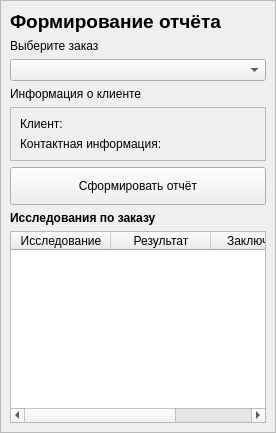
                   <widget class="QFrame" name="reportCreationFrame">
                    <property name="frameShape">
                     <enum>QFrame::StyledPanel</enum>
                    </property>
                    <property name="frameShadow">
                     <enum>QFrame::Raised</enum>
                    </property>
                    <layout class="QVBoxLayout" name="verticalLayout_27">
                     <property name="leftMargin">
                      <number>9</number>
                     </property>
                     <property name="topMargin">
                      <number>9</number>
                     </property>
                     <property name="rightMargin">
                      <number>9</number>
                     </property>
                     <property name="bottomMargin">
                      <number>9</number>
                     </property>
                     <item>
                      <widget class="QLabel" name="lblReportsCreationTitle">
                       <property name="font">
                        <font>
                         <pointsize>14</pointsize>
                         <weight>75</weight>
                         <bold>true</bold>
                        </font>
                       </property>
                       <property name="text">
                        <string>Формирование отчёта</string>
                       </property>
                      </widget>
                     </item>
                     <item>
                      <widget class="QLabel" name="lblReportOrder">
                       <property name="text">
                        <string>Выберите заказ</string>
                       </property>
                      </widget>
                     </item>
                     <item>
                      <widget class="QComboBox" name="comboreportsOrder">
                       <property name="minimumSize">
                        <size>
                         <width>35</width>
                         <height>0</height>
                        </size>
                       </property>
                      </widget>
                     </item>
                     <item>
                      <widget class="QLabel" name="lblReportsClientTitle">
                       <property name="text">
                        <string>Информация о клиенте</string>
                       </property>
                      </widget>
                     </item>
                     <item>
                      <widget class="QFrame" name="reportClientInfoFrame">
                       <property name="frameShape">
                        <enum>QFrame::StyledPanel</enum>
                       </property>
                       <property name="frameShadow">
                        <enum>QFrame::Raised</enum>
                       </property>
                       <layout class="QVBoxLayout" name="verticalLayout_38">
                        <item>
                         <widget class="QLabel" name="lblReportClientTitle">
                          <property name="text">
                           <string>Клиент:</string>
                          </property>
                         </widget>
                        </item>
                        <item>
                         <widget class="QLabel" name="lblReportClientName">
                          <property name="text">
                           <string>Контактная информация:</string>
                          </property>
                         </widget>
                        </item>
                       </layout>
                      </widget>
                     </item>
                     <item>
                      <widget class="QPushButton" name="btnCreateReport">
                       <property name="minimumSize">
                        <size>
                         <width>0</width>
                         <height>38</height>
                        </size>
                       </property>
                       <property name="maximumSize">
                        <size>
                         <width>300</width>
                         <height>16777215</height>
                        </size>
                       </property>
                       <property name="cursor">
                        <cursorShape>PointingHandCursor</cursorShape>
                       </property>
                       <property name="text">
                        <string>Сформировать отчёт</string>
                       </property>
                       <property name="autoExclusive">
                        <bool>false</bool>
                       </property>
                      </widget>
                     </item>
                     <item>
                      <widget class="QLabel" name="lblReportResearchTitle">
                       <property name="font">
                        <font>
                         <weight>75</weight>
                         <bold>true</bold>
                        </font>
                       </property>
                       <property name="text">
                        <string>Исследования по заказу</string>
                       </property>
                      </widget>
                     </item>
                     <item>
                      <widget class="QTableWidget" name="tableReportResearch">
                       <property name="editTriggers">
                        <set>QAbstractItemView::NoEditTriggers</set>
                       </property>
                       <property name="alternatingRowColors">
                        <bool>true</bool>
                       </property>
                       <property name="selectionBehavior">
                        <enum>QAbstractItemView::SelectRows</enum>
                       </property>
                       <property name="columnCount">
                        <number>3</number>
                       </property>
                       <attribute name="verticalHeaderDefaultSectionSize">
                        <number>0</number>
                       </attribute>
                       <column>
                        <property name="text">
                         <string>Исследование</string>
                        </property>
                       </column>
                       <column>
                        <property name="text">
                         <string>Результат</string>
                        </property>
                       </column>
                       <column>
                        <property name="text">
                         <string>Заключение</string>
                        </property>
                       </column>
                      </widget>
                     </item>
                    </layout>
                   </widget>
